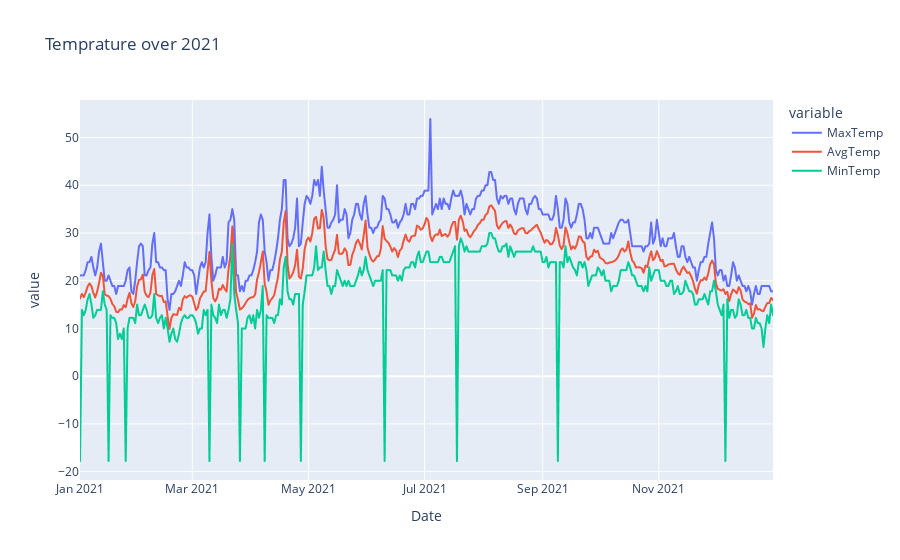

The cell this chart's notebook holds for it:
### Code cell
temp_df=pd.DataFrame(df, columns = ['MaxTemp', 'AvgTemp','MinTemp'])
fig = px.line(df, x="Date", y=temp_df.columns,
              title='Temprature over 2021')
fig.show()

### Figure 1 — Plotly figure (JSON) as saved in the notebook; plotly's stock layout.template omitted (floating-point values rounded to 4 significant figures; data arrays with more than 128 entries replaced by an {"elided": "..."} marker saying what was removed)
{"data": [{"hovertemplate": "variable=MaxTemp<br>Date=%{x}<br>value=%{y}<extra></extra>", "legendgroup": "MaxTemp", "line": {"color": "#636efa", "dash": "solid"}, "marker": {"symbol": "circle"}, "mode": "lines", "name": "MaxTemp", "showlegend": true, "type": "scattergl", "x": {"elided": "365 str values"}, "xaxis": "x", "y": {"elided": "365 float values"}, "yaxis": "y"}, {"hovertemplate": "variable=AvgTemp<br>Date=%{x}<br>value=%{y}<extra></extra>", "legendgroup": "AvgTemp", "line": {"color": "#EF553B", "dash": "solid"}, "marker": {"symbol": "circle"}, "mode": "lines", "name": "AvgTemp", "showlegend": true, "type": "scattergl", "x": {"elided": "365 str values"}, "xaxis": "x", "y": {"elided": "365 float values"}, "yaxis": "y"}, {"hovertemplate": "variable=MinTemp<br>Date=%{x}<br>value=%{y}<extra></extra>", "legendgroup": "MinTemp", "line": {"color": "#00cc96", "dash": "solid"}, "marker": {"symbol": "circle"}, "mode": "lines", "name": "MinTemp", "showlegend": true, "type": "scattergl", "x": {"elided": "365 str values"}, "xaxis": "x", "y": {"elided": "365 float values"}, "yaxis": "y"}], "layout": {"legend": {"title": {"text": "variable"}, "tracegroupgap": 0}, "title": {"text": "Temprature over 2021"}, "xaxis": {"anchor": "y", "domain": [0, 1], "title": {"text": "Date"}}, "yaxis": {"anchor": "x", "domain": [0, 1], "title": {"text": "value"}}}}
